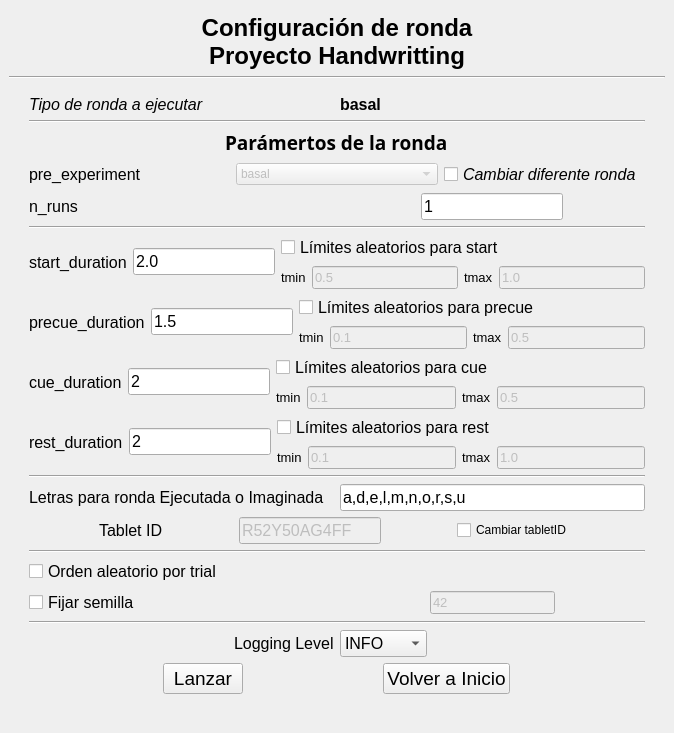
<?xml version="1.0" encoding="UTF-8"?>
<ui version="4.0">
 <class>SessionConfig</class>
 <widget class="QMainWindow" name="SessionConfig">
  <property name="geometry">
   <rect>
    <x>0</x>
    <y>0</y>
    <width>674</width>
    <height>660</height>
   </rect>
  </property>
  <property name="sizePolicy">
   <sizepolicy hsizetype="Fixed" vsizetype="Fixed">
    <horstretch>0</horstretch>
    <verstretch>0</verstretch>
   </sizepolicy>
  </property>
  <property name="windowTitle">
   <string>Configuración de ronda – Proyecto Handwritting</string>
  </property>
  <widget class="QWidget" name="centralwidget">
   <layout class="QVBoxLayout" name="mainLayout">
    <item>
     <spacer name="topSpacer">
      <property name="orientation">
       <enum>Qt::Vertical</enum>
      </property>
      <property name="sizeType">
       <enum>QSizePolicy::Fixed</enum>
      </property>
      <property name="sizeHint" stdset="0">
       <size>
        <width>20</width>
        <height>5</height>
       </size>
      </property>
     </spacer>
    </item>
    <item alignment="Qt::AlignHCenter">
     <widget class="QLabel" name="title_label">
      <property name="sizePolicy">
       <sizepolicy hsizetype="Preferred" vsizetype="Fixed">
        <horstretch>0</horstretch>
        <verstretch>0</verstretch>
       </sizepolicy>
      </property>
      <property name="font">
       <font>
        <pointsize>18</pointsize>
        <weight>75</weight>
        <bold>true</bold>
       </font>
      </property>
      <property name="layoutDirection">
       <enum>Qt::LeftToRight</enum>
      </property>
      <property name="text">
       <string>Configuración de ronda
Proyecto Handwritting</string>
      </property>
      <property name="alignment">
       <set>Qt::AlignCenter</set>
      </property>
     </widget>
    </item>
    <item>
     <widget class="Line" name="line">
      <property name="orientation">
       <enum>Qt::Horizontal</enum>
      </property>
     </widget>
    </item>
    <item>
     <layout class="QVBoxLayout" name="verticalLayout">
      <property name="leftMargin">
       <number>10</number>
      </property>
      <property name="topMargin">
       <number>5</number>
      </property>
      <property name="rightMargin">
       <number>10</number>
      </property>
      <item>
       <layout class="QVBoxLayout" name="verticalLayout_2">
        <property name="leftMargin">
         <number>10</number>
        </property>
        <property name="topMargin">
         <number>5</number>
        </property>
        <property name="rightMargin">
         <number>10</number>
        </property>
        <property name="bottomMargin">
         <number>10</number>
        </property>
        <item>
         <layout class="QHBoxLayout" name="horizontalLayout_9">
          <item>
           <widget class="QLabel" name="label_2">
            <property name="sizePolicy">
             <sizepolicy hsizetype="Preferred" vsizetype="Preferred">
              <horstretch>0</horstretch>
              <verstretch>0</verstretch>
             </sizepolicy>
            </property>
            <property name="font">
             <font>
              <pointsize>12</pointsize>
              <italic>true</italic>
             </font>
            </property>
            <property name="text">
             <string>Tipo de ronda a ejecutar</string>
            </property>
           </widget>
          </item>
          <item>
           <widget class="QLabel" name="tipo_ronda_label">
            <property name="sizePolicy">
             <sizepolicy hsizetype="Preferred" vsizetype="Preferred">
              <horstretch>0</horstretch>
              <verstretch>0</verstretch>
             </sizepolicy>
            </property>
            <property name="font">
             <font>
              <pointsize>12</pointsize>
              <weight>75</weight>
              <bold>true</bold>
             </font>
            </property>
            <property name="text">
             <string>basal</string>
            </property>
           </widget>
          </item>
         </layout>
        </item>
        <item>
         <widget class="Line" name="line_2">
          <property name="orientation">
           <enum>Qt::Horizontal</enum>
          </property>
         </widget>
        </item>
        <item alignment="Qt::AlignHCenter">
         <widget class="QLabel" name="roundparams_label">
          <property name="font">
           <font>
            <family>Bahnschrift</family>
            <pointsize>14</pointsize>
            <weight>75</weight>
            <bold>true</bold>
           </font>
          </property>
          <property name="text">
           <string>Parámertos de la ronda</string>
          </property>
         </widget>
        </item>
        <item>
         <layout class="QHBoxLayout" name="horizontalLayout_2">
          <item alignment="Qt::AlignLeft">
           <widget class="QLabel" name="label_5">
            <property name="font">
             <font>
              <pointsize>12</pointsize>
             </font>
            </property>
            <property name="text">
             <string>pre_experiment</string>
            </property>
           </widget>
          </item>
          <item>
           <widget class="QComboBox" name="comboBox_task">
            <property name="enabled">
             <bool>false</bool>
            </property>
            <item>
             <property name="text">
              <string>basal</string>
             </property>
            </item>
            <item>
             <property name="text">
              <string>emg</string>
             </property>
            </item>
            <item>
             <property name="text">
              <string>eog</string>
             </property>
            </item>
            <item>
             <property name="text">
              <string>entrenamiento</string>
             </property>
            </item>
            <item>
             <property name="text">
              <string>ejecutada</string>
             </property>
            </item>
            <item>
             <property name="text">
              <string>basalpreimaginada</string>
             </property>
            </item>
            <item>
             <property name="text">
              <string>imaginada</string>
             </property>
            </item>
           </widget>
          </item>
          <item>
           <widget class="QCheckBox" name="forzar_ronda_box">
            <property name="font">
             <font>
              <pointsize>12</pointsize>
              <italic>true</italic>
             </font>
            </property>
            <property name="text">
             <string>Cambiar diferente ronda</string>
            </property>
           </widget>
          </item>
         </layout>
        </item>
        <item>
         <layout class="QHBoxLayout" name="horizontalLayout_7">
          <item alignment="Qt::AlignLeft">
           <widget class="QLabel" name="label_12">
            <property name="font">
             <font>
              <pointsize>12</pointsize>
             </font>
            </property>
            <property name="text">
             <string>n_runs</string>
            </property>
           </widget>
          </item>
          <item alignment="Qt::AlignHCenter">
           <widget class="QLineEdit" name="in_nruns">
            <property name="sizePolicy">
             <sizepolicy hsizetype="Preferred" vsizetype="Fixed">
              <horstretch>0</horstretch>
              <verstretch>0</verstretch>
             </sizepolicy>
            </property>
            <property name="font">
             <font>
              <pointsize>12</pointsize>
             </font>
            </property>
            <property name="text">
             <string>1</string>
            </property>
           </widget>
          </item>
         </layout>
        </item>
        <item>
         <layout class="QVBoxLayout" name="verticalLayout_5">
          <item>
           <widget class="Line" name="line_3">
            <property name="orientation">
             <enum>Qt::Horizontal</enum>
            </property>
           </widget>
          </item>
         </layout>
        </item>
        <item>
         <layout class="QHBoxLayout" name="horizontalLayout_start">
          <item>
           <widget class="QLabel" name="label_start">
            <property name="font">
             <font>
              <pointsize>12</pointsize>
             </font>
            </property>
            <property name="text">
             <string>start_duration</string>
            </property>
           </widget>
          </item>
          <item>
           <widget class="QLineEdit" name="in_start_base_duration">
            <property name="sizePolicy">
             <sizepolicy hsizetype="Preferred" vsizetype="Fixed">
              <horstretch>0</horstretch>
              <verstretch>0</verstretch>
             </sizepolicy>
            </property>
            <property name="font">
             <font>
              <pointsize>12</pointsize>
             </font>
            </property>
            <property name="text">
             <string>2.0</string>
            </property>
           </widget>
          </item>
          <item>
           <layout class="QVBoxLayout" name="verticalLayout_start">
            <item>
             <layout class="QVBoxLayout" name="verticalLayout_start_inner">
              <item>
               <widget class="QCheckBox" name="randomize_start_duration">
                <property name="font">
                 <font>
                  <pointsize>12</pointsize>
                 </font>
                </property>
                <property name="text">
                 <string>Límites aleatorios para start</string>
                </property>
               </widget>
              </item>
              <item>
               <layout class="QHBoxLayout" name="horizontalLayout_start_minmax">
                <item>
                 <widget class="QLabel" name="label_start_tmin">
                  <property name="font">
                   <font>
                    <pointsize>10</pointsize>
                   </font>
                  </property>
                  <property name="text">
                   <string>tmin</string>
                  </property>
                 </widget>
                </item>
                <item>
                 <widget class="QLineEdit" name="in_start_tmin_random">
                  <property name="enabled">
                   <bool>false</bool>
                  </property>
                  <property name="font">
                   <font>
                    <pointsize>10</pointsize>
                   </font>
                  </property>
                  <property name="text">
                   <string>0.5</string>
                  </property>
                 </widget>
                </item>
                <item>
                 <widget class="QLabel" name="label_start_tmax">
                  <property name="font">
                   <font>
                    <pointsize>10</pointsize>
                   </font>
                  </property>
                  <property name="text">
                   <string>tmax</string>
                  </property>
                 </widget>
                </item>
                <item>
                 <widget class="QLineEdit" name="in_start_tmax_random">
                  <property name="enabled">
                   <bool>false</bool>
                  </property>
                  <property name="font">
                   <font>
                    <pointsize>10</pointsize>
                   </font>
                  </property>
                  <property name="text">
                   <string>1.0</string>
                  </property>
                 </widget>
                </item>
               </layout>
              </item>
             </layout>
            </item>
           </layout>
          </item>
         </layout>
        </item>
        <item>
         <layout class="QHBoxLayout" name="horizontalLayout_14">
          <item>
           <widget class="QLabel" name="label">
            <property name="font">
             <font>
              <pointsize>12</pointsize>
             </font>
            </property>
            <property name="text">
             <string>precue_duration</string>
            </property>
           </widget>
          </item>
          <item>
           <widget class="QLineEdit" name="in_precue_base_duration">
            <property name="sizePolicy">
             <sizepolicy hsizetype="Preferred" vsizetype="Fixed">
              <horstretch>0</horstretch>
              <verstretch>0</verstretch>
             </sizepolicy>
            </property>
            <property name="font">
             <font>
              <pointsize>12</pointsize>
             </font>
            </property>
            <property name="text">
             <string>1.5</string>
            </property>
           </widget>
          </item>
          <item>
           <layout class="QVBoxLayout" name="verticalLayout_11">
            <item>
             <layout class="QVBoxLayout" name="verticalLayout_precue">
              <item>
               <widget class="QCheckBox" name="randomize_precue_duration">
                <property name="font">
                 <font>
                  <pointsize>12</pointsize>
                 </font>
                </property>
                <property name="text">
                 <string>Límites aleatorios para precue</string>
                </property>
               </widget>
              </item>
              <item>
               <layout class="QHBoxLayout" name="horizontalLayout_precue">
                <item>
                 <widget class="QLabel" name="label_precue_tmin">
                  <property name="font">
                   <font>
                    <pointsize>10</pointsize>
                   </font>
                  </property>
                  <property name="text">
                   <string>tmin</string>
                  </property>
                 </widget>
                </item>
                <item>
                 <widget class="QLineEdit" name="in_precue_tmin_random">
                  <property name="enabled">
                   <bool>false</bool>
                  </property>
                  <property name="font">
                   <font>
                    <pointsize>10</pointsize>
                   </font>
                  </property>
                  <property name="text">
                   <string>0.1</string>
                  </property>
                 </widget>
                </item>
                <item>
                 <widget class="QLabel" name="label_precue_tmax">
                  <property name="font">
                   <font>
                    <pointsize>10</pointsize>
                   </font>
                  </property>
                  <property name="text">
                   <string>tmax</string>
                  </property>
                 </widget>
                </item>
                <item>
                 <widget class="QLineEdit" name="in_precue_tmax_random">
                  <property name="enabled">
                   <bool>false</bool>
                  </property>
                  <property name="font">
                   <font>
                    <pointsize>10</pointsize>
                   </font>
                  </property>
                  <property name="text">
                   <string>0.5</string>
                  </property>
                 </widget>
                </item>
               </layout>
              </item>
             </layout>
            </item>
           </layout>
          </item>
         </layout>
        </item>
        <item>
         <layout class="QHBoxLayout" name="horizontalLayout_3">
          <item alignment="Qt::AlignLeft">
           <widget class="QLabel" name="label_6">
            <property name="font">
             <font>
              <pointsize>12</pointsize>
             </font>
            </property>
            <property name="text">
             <string>cue_duration</string>
            </property>
           </widget>
          </item>
          <item alignment="Qt::AlignHCenter">
           <widget class="QLineEdit" name="in_cue_base_duration">
            <property name="sizePolicy">
             <sizepolicy hsizetype="Preferred" vsizetype="Fixed">
              <horstretch>0</horstretch>
              <verstretch>0</verstretch>
             </sizepolicy>
            </property>
            <property name="font">
             <font>
              <pointsize>12</pointsize>
             </font>
            </property>
            <property name="text">
             <string>2</string>
            </property>
           </widget>
          </item>
          <item>
           <layout class="QVBoxLayout" name="verticalLayout_3">
            <item>
             <layout class="QVBoxLayout" name="verticalLayout_4">
              <item>
               <widget class="QCheckBox" name="randomize_cue_duration">
                <property name="font">
                 <font>
                  <pointsize>12</pointsize>
                 </font>
                </property>
                <property name="text">
                 <string>Límites aleatorios para cue</string>
                </property>
               </widget>
              </item>
              <item>
               <layout class="QHBoxLayout" name="horizontalLayout_4">
                <item>
                 <widget class="QLabel" name="label_8">
                  <property name="font">
                   <font>
                    <pointsize>10</pointsize>
                   </font>
                  </property>
                  <property name="text">
                   <string>tmin</string>
                  </property>
                 </widget>
                </item>
                <item>
                 <widget class="QLineEdit" name="in_cue_tmin_random">
                  <property name="enabled">
                   <bool>false</bool>
                  </property>
                  <property name="font">
                   <font>
                    <pointsize>10</pointsize>
                   </font>
                  </property>
                  <property name="text">
                   <string>0.1</string>
                  </property>
                 </widget>
                </item>
                <item>
                 <widget class="QLabel" name="label_7">
                  <property name="font">
                   <font>
                    <pointsize>10</pointsize>
                   </font>
                  </property>
                  <property name="text">
                   <string>tmax</string>
                  </property>
                 </widget>
                </item>
                <item>
                 <widget class="QLineEdit" name="in_cue_tmax_random">
                  <property name="enabled">
                   <bool>false</bool>
                  </property>
                  <property name="font">
                   <font>
                    <pointsize>10</pointsize>
                   </font>
                  </property>
                  <property name="text">
                   <string>0.5</string>
                  </property>
                 </widget>
                </item>
               </layout>
              </item>
             </layout>
            </item>
           </layout>
          </item>
         </layout>
        </item>
        <item>
         <layout class="QHBoxLayout" name="horizontalLayout_5">
          <item alignment="Qt::AlignLeft">
           <widget class="QLabel" name="label_9">
            <property name="font">
             <font>
              <pointsize>12</pointsize>
             </font>
            </property>
            <property name="text">
             <string>rest_duration</string>
            </property>
           </widget>
          </item>
          <item alignment="Qt::AlignHCenter">
           <widget class="QLineEdit" name="in_rest_base_duration">
            <property name="sizePolicy">
             <sizepolicy hsizetype="Preferred" vsizetype="Fixed">
              <horstretch>0</horstretch>
              <verstretch>0</verstretch>
             </sizepolicy>
            </property>
            <property name="font">
             <font>
              <pointsize>12</pointsize>
             </font>
            </property>
            <property name="text">
             <string>2</string>
            </property>
           </widget>
          </item>
          <item>
           <layout class="QVBoxLayout" name="verticalLayout_6">
            <item>
             <widget class="QCheckBox" name="randomize_rest_duration">
              <property name="font">
               <font>
                <pointsize>12</pointsize>
               </font>
              </property>
              <property name="text">
               <string>Límites aleatorios para rest</string>
              </property>
             </widget>
            </item>
            <item>
             <layout class="QHBoxLayout" name="horizontalLayout_6">
              <item>
               <widget class="QLabel" name="label_11">
                <property name="font">
                 <font>
                  <pointsize>10</pointsize>
                 </font>
                </property>
                <property name="text">
                 <string>tmin</string>
                </property>
               </widget>
              </item>
              <item>
               <widget class="QLineEdit" name="in_rest_tmin_random">
                <property name="enabled">
                 <bool>false</bool>
                </property>
                <property name="font">
                 <font>
                  <pointsize>10</pointsize>
                 </font>
                </property>
                <property name="text">
                 <string>0.1</string>
                </property>
               </widget>
              </item>
              <item>
               <widget class="QLabel" name="label_10">
                <property name="font">
                 <font>
                  <pointsize>10</pointsize>
                 </font>
                </property>
                <property name="text">
                 <string>tmax</string>
                </property>
               </widget>
              </item>
              <item>
               <widget class="QLineEdit" name="in_rest_tmax_random">
                <property name="enabled">
                 <bool>false</bool>
                </property>
                <property name="font">
                 <font>
                  <pointsize>10</pointsize>
                 </font>
                </property>
                <property name="text">
                 <string>1.0</string>
                </property>
               </widget>
              </item>
             </layout>
            </item>
           </layout>
          </item>
         </layout>
        </item>
        <item>
         <layout class="QVBoxLayout" name="verticalLayout_7">
          <item>
           <widget class="Line" name="line_4">
            <property name="orientation">
             <enum>Qt::Horizontal</enum>
            </property>
           </widget>
          </item>
         </layout>
        </item>
        <item>
         <layout class="QHBoxLayout" name="horizontalLayout">
          <item>
           <widget class="QLabel" name="label_13">
            <property name="sizePolicy">
             <sizepolicy hsizetype="Preferred" vsizetype="Fixed">
              <horstretch>0</horstretch>
              <verstretch>0</verstretch>
             </sizepolicy>
            </property>
            <property name="font">
             <font>
              <pointsize>12</pointsize>
             </font>
            </property>
            <property name="text">
             <string>Letras para ronda Ejecutada o Imaginada</string>
            </property>
           </widget>
          </item>
          <item>
           <widget class="QLineEdit" name="in_letters">
            <property name="sizePolicy">
             <sizepolicy hsizetype="Minimum" vsizetype="Fixed">
              <horstretch>0</horstretch>
              <verstretch>0</verstretch>
             </sizepolicy>
            </property>
            <property name="font">
             <font>
              <pointsize>12</pointsize>
             </font>
            </property>
            <property name="text">
             <string>a,d,e,l,m,n,o,r,s,u</string>
            </property>
           </widget>
          </item>
         </layout>
        </item>
        <item>
         <layout class="QHBoxLayout" name="horizontalLayout_13">
          <item>
           <widget class="QLabel" name="label_14">
            <property name="sizePolicy">
             <sizepolicy hsizetype="Fixed" vsizetype="Preferred">
              <horstretch>0</horstretch>
              <verstretch>0</verstretch>
             </sizepolicy>
            </property>
            <property name="font">
             <font>
              <pointsize>12</pointsize>
             </font>
            </property>
            <property name="text">
             <string>Tablet ID</string>
            </property>
           </widget>
          </item>
          <item>
           <widget class="QLineEdit" name="in_tabletid">
            <property name="enabled">
             <bool>false</bool>
            </property>
            <property name="sizePolicy">
             <sizepolicy hsizetype="Fixed" vsizetype="Fixed">
              <horstretch>0</horstretch>
              <verstretch>0</verstretch>
             </sizepolicy>
            </property>
            <property name="font">
             <font>
              <pointsize>12</pointsize>
             </font>
            </property>
            <property name="text">
             <string>R52Y50AG4FF</string>
            </property>
           </widget>
          </item>
          <item>
           <widget class="QCheckBox" name="change_tabid_cbox">
            <property name="sizePolicy">
             <sizepolicy hsizetype="Fixed" vsizetype="Fixed">
              <horstretch>0</horstretch>
              <verstretch>0</verstretch>
             </sizepolicy>
            </property>
            <property name="text">
             <string>Cambiar tabletID</string>
            </property>
           </widget>
          </item>
         </layout>
        </item>
        <item>
         <layout class="QVBoxLayout" name="verticalLayout_8">
          <item>
           <widget class="Line" name="line_6">
            <property name="orientation">
             <enum>Qt::Horizontal</enum>
            </property>
           </widget>
          </item>
         </layout>
        </item>
        <item>
         <layout class="QHBoxLayout" name="horizontalLayout_11">
          <item alignment="Qt::AlignLeft">
           <widget class="QCheckBox" name="randomize_per_run_box">
            <property name="font">
             <font>
              <pointsize>12</pointsize>
             </font>
            </property>
            <property name="text">
             <string>Orden aleatorio por trial</string>
            </property>
           </widget>
          </item>
         </layout>
        </item>
        <item>
         <layout class="QHBoxLayout" name="horizontalLayout_8">
          <item>
           <widget class="QCheckBox" name="semilla_box">
            <property name="font">
             <font>
              <pointsize>12</pointsize>
             </font>
            </property>
            <property name="text">
             <string>Fijar semilla</string>
            </property>
           </widget>
          </item>
          <item alignment="Qt::AlignHCenter">
           <widget class="QLineEdit" name="in_semilla">
            <property name="enabled">
             <bool>false</bool>
            </property>
            <property name="sizePolicy">
             <sizepolicy hsizetype="Preferred" vsizetype="Fixed">
              <horstretch>0</horstretch>
              <verstretch>0</verstretch>
             </sizepolicy>
            </property>
            <property name="font">
             <font>
              <pointsize>10</pointsize>
             </font>
            </property>
            <property name="text">
             <string>42</string>
            </property>
           </widget>
          </item>
         </layout>
        </item>
        <item>
         <layout class="QVBoxLayout" name="verticalLayout_9">
          <item>
           <widget class="Line" name="line_5">
            <property name="orientation">
             <enum>Qt::Horizontal</enum>
            </property>
           </widget>
          </item>
         </layout>
        </item>
        <item>
         <layout class="QHBoxLayout" name="horizontalLayout_12">
          <item alignment="Qt::AlignRight">
           <widget class="QLabel" name="label_3">
            <property name="font">
             <font>
              <pointsize>12</pointsize>
             </font>
            </property>
            <property name="text">
             <string>Logging Level</string>
            </property>
           </widget>
          </item>
          <item alignment="Qt::AlignLeft">
           <widget class="QComboBox" name="loglevel_comboBox">
            <property name="font">
             <font>
              <pointsize>12</pointsize>
             </font>
            </property>
            <item>
             <property name="text">
              <string>INFO</string>
             </property>
            </item>
            <item>
             <property name="text">
              <string>ERROR</string>
             </property>
            </item>
            <item>
             <property name="text">
              <string>DEBUG</string>
             </property>
            </item>
           </widget>
          </item>
         </layout>
        </item>
        <item>
         <layout class="QHBoxLayout" name="horizontalLayout_10">
          <item>
           <widget class="QPushButton" name="lanzar_btn">
            <property name="sizePolicy">
             <sizepolicy hsizetype="Fixed" vsizetype="Fixed">
              <horstretch>0</horstretch>
              <verstretch>0</verstretch>
             </sizepolicy>
            </property>
            <property name="font">
             <font>
              <pointsize>14</pointsize>
             </font>
            </property>
            <property name="text">
             <string>Lanzar</string>
            </property>
           </widget>
          </item>
          <item>
           <widget class="QPushButton" name="volver_inicio_btn">
            <property name="sizePolicy">
             <sizepolicy hsizetype="Fixed" vsizetype="Fixed">
              <horstretch>0</horstretch>
              <verstretch>0</verstretch>
             </sizepolicy>
            </property>
            <property name="font">
             <font>
              <pointsize>14</pointsize>
             </font>
            </property>
            <property name="text">
             <string>Volver a Inicio</string>
            </property>
           </widget>
          </item>
         </layout>
        </item>
       </layout>
      </item>
     </layout>
    </item>
    <item>
     <spacer name="bottomSpacer">
      <property name="orientation">
       <enum>Qt::Vertical</enum>
      </property>
      <property name="sizeType">
       <enum>QSizePolicy::Fixed</enum>
      </property>
      <property name="sizeHint" stdset="0">
       <size>
        <width>60</width>
        <height>20</height>
       </size>
      </property>
     </spacer>
    </item>
   </layout>
  </widget>
 </widget>
 <resources/>
 <connections/>
</ui>
